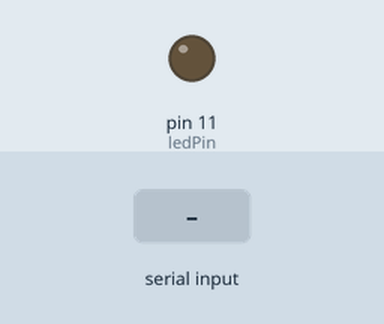
This sketch was run on a simulated Arduino Uno, built with avr-gcc and run on an emulated ATmega328P. Shown: output pins drawn as LEDs (lit = HIGH). The test bench sets the inputs (shaded band).

Above: at 1.2 s.
1.3 s: byte 30 received over Serial
At 1.6 s:
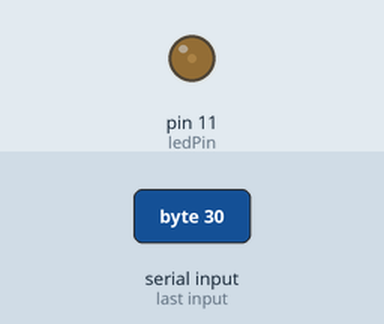
2.8 s: byte 90 received over Serial
At 4.0 s:
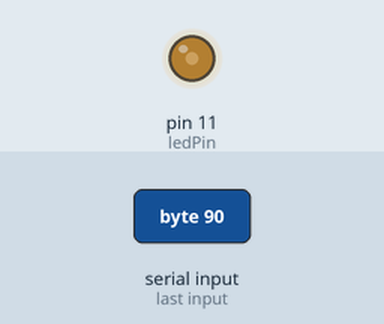
Timing chart, 0 to 5.8 s (numbered marks = the images above; inputs shaded):
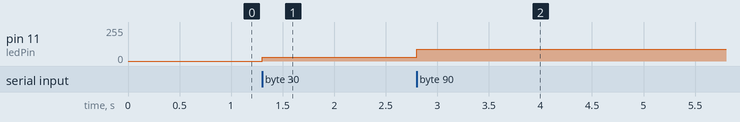

Measured:
- after the input at 1.3 s, pin 11 (ledPin): 0/255 → 30/255 at once
- after the input at 2.8 s, pin 11 (ledPin): 30/255 → 90/255 at once

The sketch:

serial_communication_led.ino
```cpp
const int ledPin = 11; // choose any PWM compatible pin

void setup() {
  Serial.begin(9600);     // initialize serial communications
  pinMode(ledPin, OUTPUT);
}

void loop() {
  if (Serial.available() > 0) { // if there's serial data available
    int inData = Serial.read();   // read it
    analogWrite(ledPin, inData);
  }
}
```
